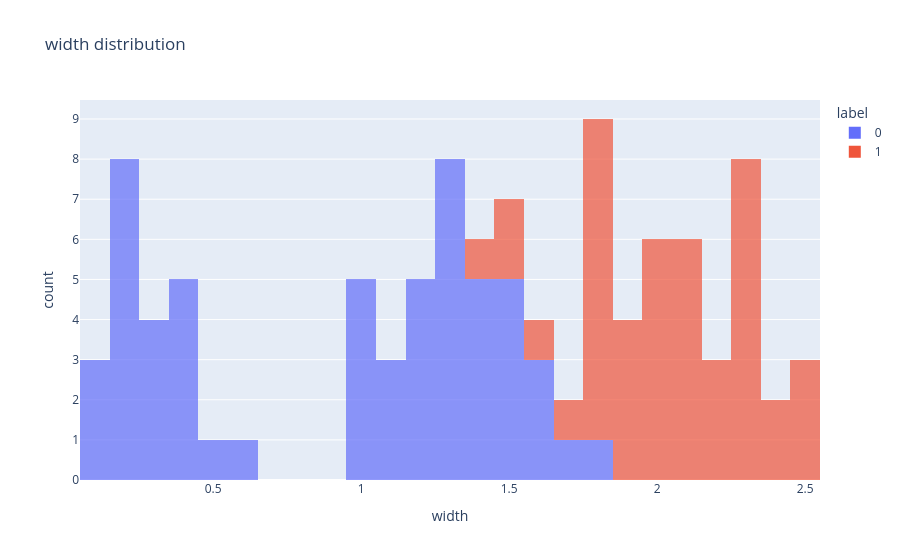
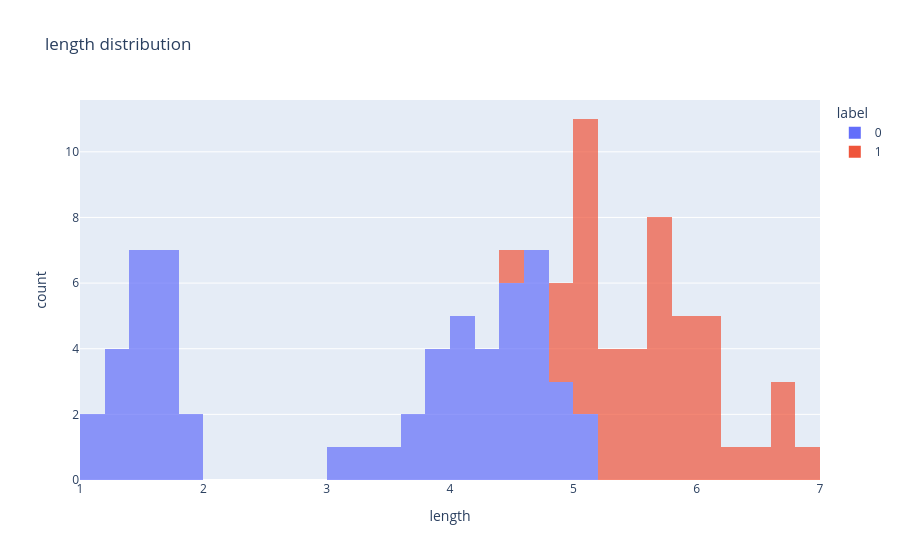

These figures' notebook cell, in order:
### Markdown cell above
Teraz przejdziemy do analizy danych. Korzystając z metod klasy DataFrame.

**Proszę:**

* narysować histogramy cech (width, length) w zależności od kolumny label (osobne kolory)
* zrób wykres px.scatter, gdzie x to width, y to length, color to label z wykorzystaniem parametrów marginal_x i marginal_y dla różnych wariantów (box, histogram itp.) i ostatecznie wybierz jeden wariant.
**Wskazówka** Stwórz kolumnę ``` df_sub["Survived_str"] = df_sub["Survived"].astype(str) ``` aby plotly uznało to za kategorię.

### Code cell
#BEGIN_SOLUTION
px.histogram(df_sub, x="width", nbins=30, color='label', title="width distribution", opacity=0.7).show()
px.histogram(df_sub, x="length", nbins=30, color='label', title="length distribution", opacity=0.7).show()
#END_SOLUTION

### Figure 1 — Plotly figure (JSON) as saved in the notebook; plotly's stock layout.template omitted (floating-point values rounded to 4 significant figures)
{"data": [{"alignmentgroup": "True", "bingroup": "x", "hovertemplate": "label=0<br>width=%{x}<br>count=%{y}<extra></extra>", "legendgroup": "0", "marker": {"color": "#636efa", "opacity": 0.7, "pattern": {"shape": ""}}, "name": "0", "nbinsx": 30, "offsetgroup": "0", "orientation": "v", "showlegend": true, "type": "histogram", "x": [0.2, 0.2, 0.2, 0.4, 0.3, 0.1, 0.2, 0.1, 0.1, 0.2, 0.4, 0.4, 0.3, 0.3, 0.2, 0.2, 0.5, 0.2, 0.4, 0.3, 0.6, 0.4, 1.4, 1.5, 1.5, 1.3, 1.5, 1.3, 1.6, 1, 1.3, 1.4, 1, 1.5, 1, 1.3, 1.4, 1, 1.1, 1.8, 1.2, 1.3, 1.4, 1.7, 1.1, 1, 1.2, 1.6, 1.6, 1.5, 1.3, 1.3, 1.2, 1.4, 1.2, 1.3, 1.2, 1.1], "xaxis": "x", "yaxis": "y"}, {"alignmentgroup": "True", "bingroup": "x", "hovertemplate": "label=1<br>width=%{x}<br>count=%{y}<extra></extra>", "legendgroup": "1", "marker": {"color": "#EF553B", "opacity": 0.7, "pattern": {"shape": ""}}, "name": "1", "nbinsx": 30, "offsetgroup": "1", "orientation": "v", "showlegend": true, "type": "histogram", "x": [2.5, 1.9, 2.1, 1.8, 2.2, 2.1, 1.7, 1.8, 1.8, 2.5, 2, 1.9, 2.1, 2, 2.4, 2.3, 1.8, 2.2, 2.3, 1.5, 2.3, 2, 2, 1.8, 2.1, 1.8, 1.8, 2.1, 1.6, 1.9, 2, 2.2, 1.5, 1.4, 2.3, 2.4, 2.1, 2.3, 2.3, 2.5, 2.3, 1.9, 2, 2.3, 1.8], "xaxis": "x", "yaxis": "y"}], "layout": {"barmode": "relative", "legend": {"title": {"text": "label"}, "tracegroupgap": 0}, "title": {"text": "width distribution"}, "xaxis": {"anchor": "y", "domain": [0, 1], "title": {"text": "width"}}, "yaxis": {"anchor": "x", "domain": [0, 1], "title": {"text": "count"}}}}

### Figure 2 — Plotly figure (JSON) as saved in the notebook; plotly's stock layout.template omitted (floating-point values rounded to 4 significant figures)
{"data": [{"alignmentgroup": "True", "bingroup": "x", "hovertemplate": "label=0<br>length=%{x}<br>count=%{y}<extra></extra>", "legendgroup": "0", "marker": {"color": "#636efa", "opacity": 0.7, "pattern": {"shape": ""}}, "name": "0", "nbinsx": 30, "offsetgroup": "0", "orientation": "v", "showlegend": true, "type": "histogram", "x": [1.4, 1.3, 1.5, 1.7, 1.4, 1.5, 1.6, 1.4, 1.1, 1.2, 1.5, 1.3, 1.7, 1.5, 1.7, 1, 1.7, 1.9, 1.6, 1.3, 1.6, 1.9, 4.7, 4.5, 4.9, 4, 4.6, 4.5, 4.7, 3.3, 4.6, 3.9, 3.5, 4.2, 4, 3.6, 4.4, 4.1, 3.9, 4.8, 4.7, 4.3, 4.8, 5, 3.8, 3.7, 3.9, 5.1, 4.5, 4.7, 4.4, 4.1, 4.4, 4.6, 4, 4.2, 4.2, 3], "xaxis": "x", "yaxis": "y"}, {"alignmentgroup": "True", "bingroup": "x", "hovertemplate": "label=1<br>length=%{x}<br>count=%{y}<extra></extra>", "legendgroup": "1", "marker": {"color": "#EF553B", "opacity": 0.7, "pattern": {"shape": ""}}, "name": "1", "nbinsx": 30, "offsetgroup": "1", "orientation": "v", "showlegend": true, "type": "histogram", "x": [6, 5.1, 5.9, 5.6, 5.8, 6.6, 4.5, 6.3, 5.8, 6.1, 5.1, 5.3, 5.5, 5, 5.1, 5.3, 5.5, 6.7, 6.9, 5, 5.7, 4.9, 6.7, 4.9, 5.7, 6, 4.8, 5.6, 5.8, 6.1, 6.4, 5.6, 5.1, 5.6, 6.1, 5.6, 5.4, 5.1, 5.9, 5.7, 5.2, 5, 5.2, 5.4, 5.1], "xaxis": "x", "yaxis": "y"}], "layout": {"barmode": "relative", "legend": {"title": {"text": "label"}, "tracegroupgap": 0}, "title": {"text": "length distribution"}, "xaxis": {"anchor": "y", "domain": [0, 1], "title": {"text": "length"}}, "yaxis": {"anchor": "x", "domain": [0, 1], "title": {"text": "count"}}}}
